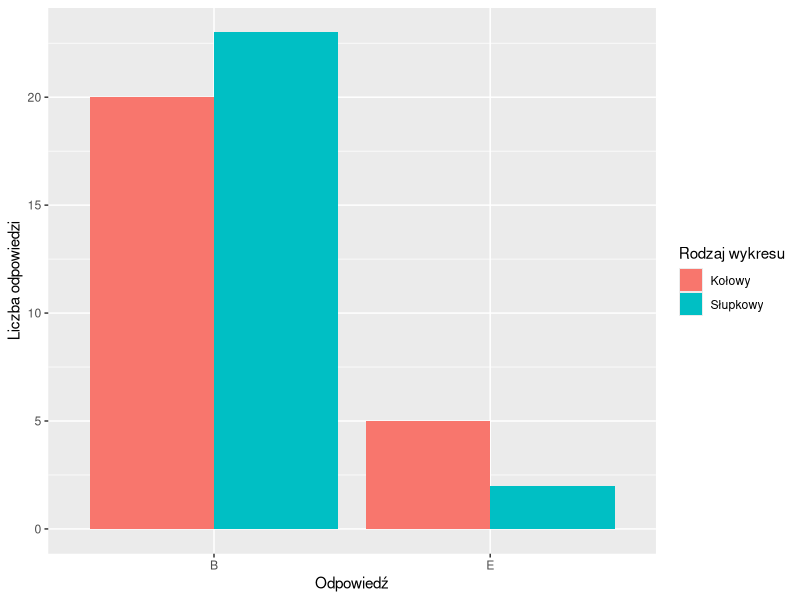
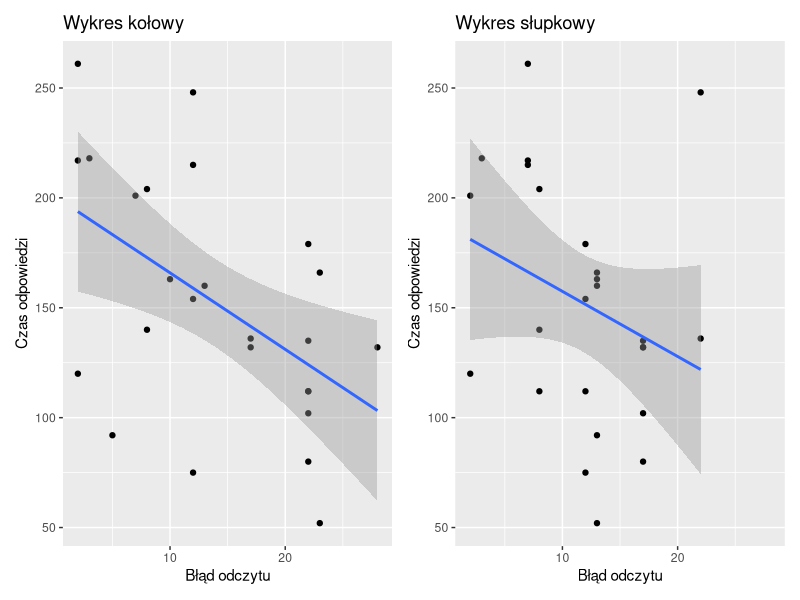
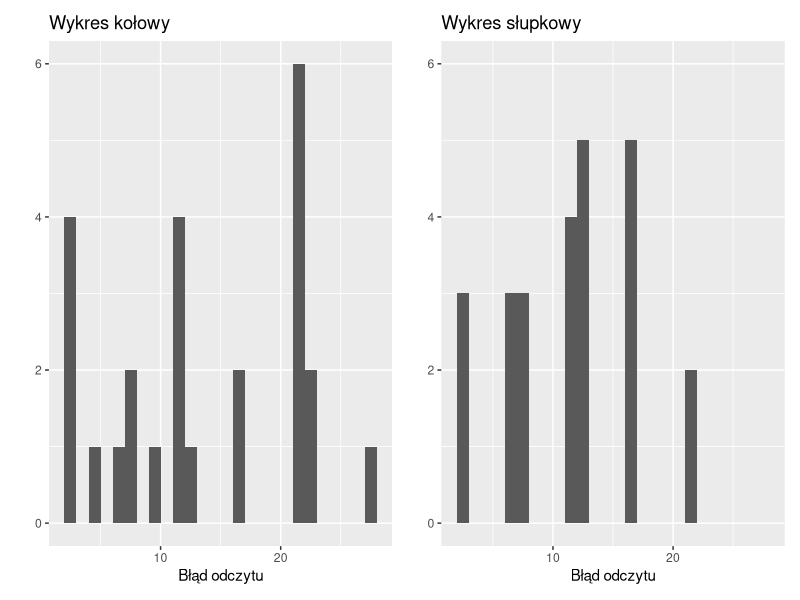
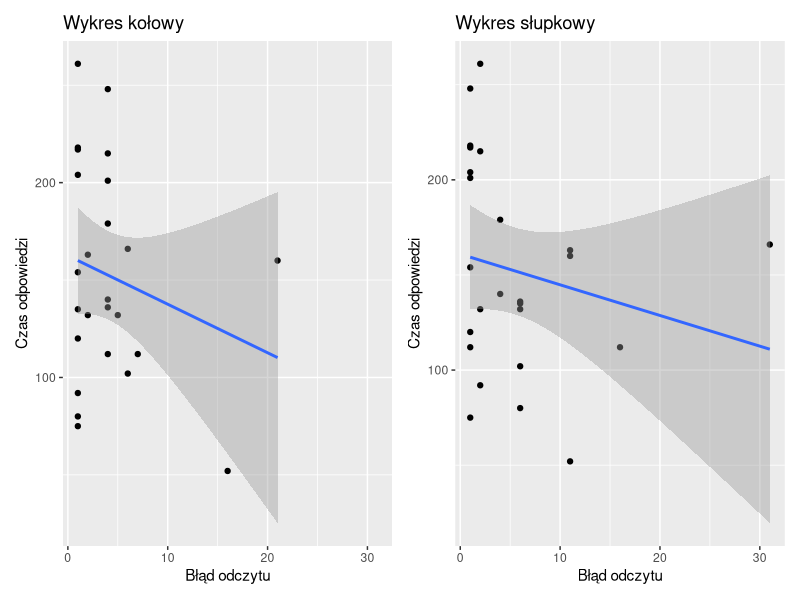
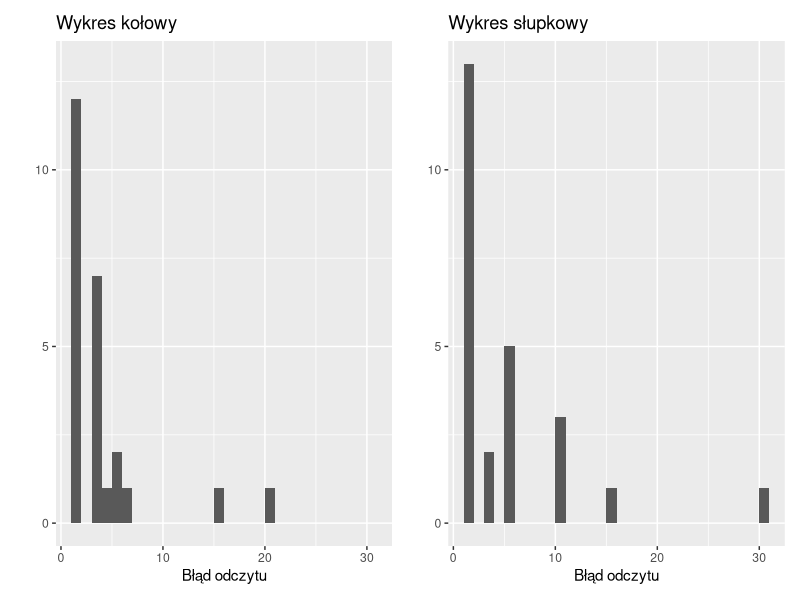

Source code (R) for these figures, in order:
## ---- chunk 1
knitr::opts_chunk$set(echo = TRUE)
library(ggplot2)
library(reshape2)
library(dplyr)
library(RColorBrewer)
library(patchwork)
## ---- chunk 2
data <- data.frame(Group=c("Group A", "Group B", "Group C", "Group D", "Group E"), Size=c(14,23,37,5,21))
knitr::kable(data)
## ---- chunk 3
results <- read.csv("./survey/results.csv")
## ---- chunk 4
comp_result <- results[c("Answer.Graph1LargerGroup", "Answer.Graph2LargerGroup")]
names(comp_result) <- c("Graph1", "Graph2")
melt(comp_result, measure.vars = c("Graph1", "Graph2")) %>% 
  group_by(variable, value) %>% summarise(count = n())  %>%
  ggplot() +
  geom_bar(aes(x=value, y=count, fill=variable), stat="identity", position = "dodge") +
  labs(x="Odpowiedź", y="Liczba odpowiedzi", fill="Rodzaj wykresu") +
  scale_fill_discrete(labels=c("Kołowy", "Słupkowy"))
## ---- chunk 5
estim_result <- subset(results, select=-c(Answer.Graph1LargerGroup, Answer.Graph2LargerGroup))
names(estim_result) <- c("time", "A1", "C1", "A2", "C2")
estim_result$A1diff <- abs(estim_result$A1 - 14)
estim_result$A2diff <- abs(estim_result$A2 - 14)
estim_result$C1diff <- abs(estim_result$C1 - 37)
estim_result$C2diff <- abs(estim_result$C2 - 37)

estim_result %>% select(A1,C1,A2,C2) %>% melt() %>% group_by(variable) %>% summarise("Średnia"=mean(value), "Odchylenie standardowe" = sd(value), "Maks." = max(value), "Min." = min(value)) -> means
means$Grupa <- c("A", "C", "A", "C")
means$Wykres <- c("Kołowy", "Kołowy", "Słupkowy", "Słupkowy")
means[["Prawdziwa wartość"]] <- c(14,37,14,37)
means <- subset(means, select=-variable)
means <- means[c(5,6,7,1,2,3,4)]
## ---- chunk 6
knitr::kable(means[means$Grupa == "C", -1])
## ---- chunk 7
Cmax <- max(estim_result$C1diff, estim_result$C2diff)
Cmin <- min(estim_result$C1diff, estim_result$C2diff)
Climits <- c(Cmin, Cmax)

p1 <- ggplot(estim_result) +
  geom_point(aes(x=C1diff, y=time)) +
  geom_smooth(aes(x=C1diff, y=time), method='lm',formula=y~x) +
  scale_x_continuous(limits = Climits) + 
  labs(x="Błąd odczytu", y="Czas odpowiedzi") +
  ggtitle("Wykres kołowy")
p2 <- ggplot(estim_result) +
  geom_point(aes(x=C2diff, y=time)) +
  geom_smooth(aes(x=C2diff, y=time), method='lm',formula=y~x) +
  scale_x_continuous(limits = Climits) + 
  labs(x="Błąd odczytu", y="Czas odpowiedzi") +
  ggtitle("Wykres słupkowy")
  
p1 + p2
## ---- chunk 8
Cbreaks <- seq(Cmin, Cmax, 1)

p1 <- ggplot(estim_result) +
  geom_histogram(aes(x=C1diff), breaks=Cbreaks) +
  labs(x="Błąd odczytu", y="") +
  ylim(0,6) + 
  ggtitle("Wykres kołowy")
p2 <- ggplot(estim_result) +
  geom_histogram(aes(x=C2diff), breaks=Cbreaks) +
  labs(x="Błąd odczytu", y="") +
  ylim(0,6) + 
  ggtitle("Wykres słupkowy")

p1 + p2
## ---- chunk 9
knitr::kable(means[means$Grupa == "A", -1])
## ---- chunk 10
Amax <- max(estim_result$A1diff, estim_result$A2diff)
Amin <- min(estim_result$A1diff, estim_result$A2diff)
Alimits <- c(Amin, Amax)

p1 <- ggplot(estim_result) +
  geom_point(aes(x=A1diff, y=time)) +
  geom_smooth(aes(x=A1diff, y=time), method='lm',formula=y~x) +
  scale_x_continuous(limits = Alimits) + 
  labs(x="Błąd odczytu", y="Czas odpowiedzi") +
  ggtitle("Wykres kołowy")
p2 <- ggplot(estim_result) +
  geom_point(aes(x=A2diff, y=time)) +
  geom_smooth(aes(x=A2diff, y=time), method='lm',formula=y~x) +
  scale_x_continuous(limits = Alimits) + 
  labs(x="Błąd odczytu", y="Czas odpowiedzi") +
  ggtitle("Wykres słupkowy")
  
p1 + p2
## ---- chunk 11
Abreaks <- seq(Amin, Amax, 1)

p1 <- ggplot(estim_result) +
  geom_histogram(aes(x=A1diff), breaks=Abreaks) +
  labs(x="Błąd odczytu", y="") +
  ylim(0,13) +
  ggtitle("Wykres kołowy")
p2 <- ggplot(estim_result) +
  geom_histogram(aes(x=A2diff), breaks=Abreaks) +
  labs(x="Błąd odczytu", y="") +
  ylim(0,13) +
  ggtitle("Wykres słupkowy")

p1 + p2
